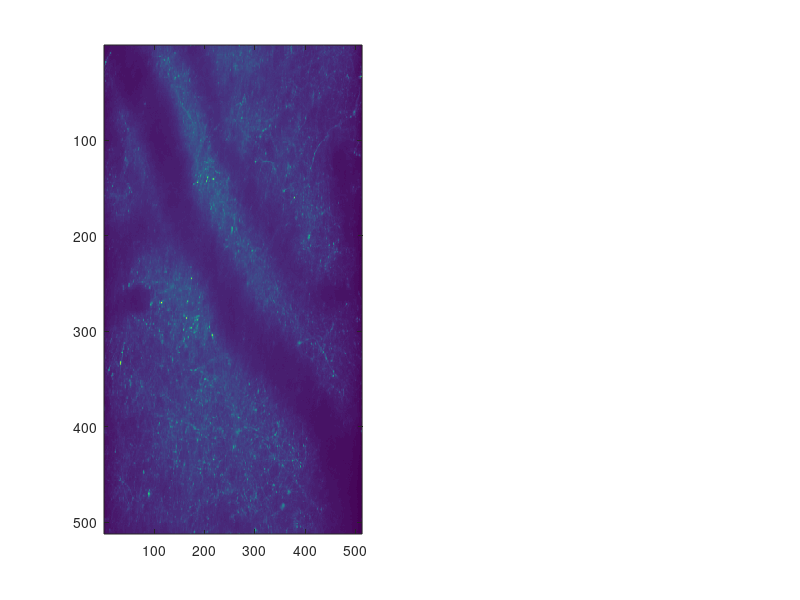

Recreate this plot in MATLAB. (Note: this script raises an error after producing the figure.)

% mouse = 'CP1';
% date = '2018-05-04';
% expnum = '1';
% rawMov = double(loadMov(mouse, date, expnum));
% frameInfo = loadFrameInfo(mouse, date, expnum);
% eventValues = extractfield(frameInfo, 'EventValue');
% 
% stimOff = find(eventValues == 1);
% stimOn = find(eventValues < 0.95);
% 
% movOff = rawMov(stimOff, :, :);
% movOffStd = squeeze(std(movOff, 0, 1));
% 
% movOn = rawMov(stimOn, :, :);
% movOnStd = squeeze(std(movOn, 0, 1));
% 
% tempOff = movOffStd - movOnStd;
% tempOn = movOnStd - movOffStd;
% movOffStd = tempOff;
% movOnStd = tempOn;
% 
% rawStd = squeeze(std(rawMov,0,1));
% save('plotdata.mat', 'rawStd', 'movOnStd');

%%
load plotdata.mat

rawStd = rawStd - min(min(rawStd));
rawStd = rawStd / max(max(rawStd));

threshold = 0.3;
stdMask = rawStd > threshold; % All puncta

onMask = movOnStd > threshold * max(max(movOnStd)); % Puncta on during stim
offMask = movOnStd < threshold * min(min(movOnStd)); % Puncta on during gray

allPunctaImage = zeros(size(onMask));
allPunctaImage(onMask) = 1;
allPunctaImage(offMask) = 2;
allPunctaImage(stdMask & ~(onMask | offMask)) = 3;

% Define values needed to make scale bar.
fovPix = 512;  % pixels in fov.
fovMic = 45;   % microns in fov.
micPerPix = fovMic/fovPix;
barLengthMic = 10;
barLengthPix = int32(round(barLengthMic/micPerPix));
xPad = 20;
yPad = 20;
lineWidth = 2;
xMid = xPad + barLengthMic/2;

% Make the figure.
figure
set(gcf, 'renderer', 'Painters');
ax1 = subplot(1, 2, 1);
im1 = imagesc(rawStd);
colormap(ax1, inferno);
colorbar
ax1.XTick = [];
ax1.YTick = [];
axis image

% Add scale bar
hold on
plot([xPad, barLengthPix], [fovPix-yPad, fovPix - yPad], ...
     'Color', 'w', 'LineWidth', lineWidth);

ax2 = subplot(1, 2, 2);
% allPunctaImage = medfilt2(allPunctaImage, [3 3]); % Optionally try to get rid of single-pixel puncta.
imagesc(allPunctaImage);
colorbar
ourColors = [rgb('white');
             rgb('medium blue');
             rgb('dark yellow');
             rgb('black')];
colormap(ax2, ourColors)
% title(sprintf('Both Mask thresh=%0.2f',threshold)); % Put title on with illustrator.
ax2.XTick = [];
ax2.YTick = [];
axis image

print(gcf, '/home/scott/CP.eps', '-depsc');
